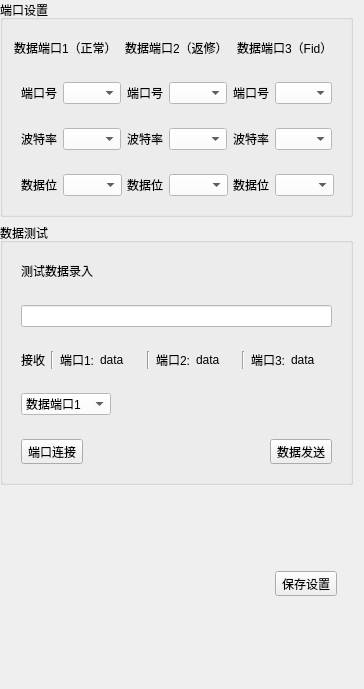
           <widget class="QWidget" name="tab">
            <attribute name="title">
             <string>数据端口设置</string>
            </attribute>
            <widget class="QWidget" name="layoutWidget">
             <property name="geometry">
              <rect>
               <x>0</x>
               <y>0</y>
               <width>355</width>
               <height>680</height>
              </rect>
             </property>
             <layout class="QVBoxLayout" name="verticalLayout_7">
              <property name="sizeConstraint">
               <enum>QLayout::SetNoConstraint</enum>
              </property>
              <item>
               <widget class="QGroupBox" name="groupBox_2">
                <property name="maximumSize">
                 <size>
                  <width>353</width>
                  <height>16777215</height>
                 </size>
                </property>
                <property name="title">
                 <string>端口设置</string>
                </property>
                <layout class="QVBoxLayout" name="verticalLayout_8">
                 <item>
                  <widget class="QWidget" name="widget_15" native="true">
                   <layout class="QHBoxLayout" name="horizontalLayout_10">
                    <property name="leftMargin">
                     <number>0</number>
                    </property>
                    <property name="rightMargin">
                     <number>0</number>
                    </property>
                    <item>
                     <spacer name="horizontalSpacer_7">
                      <property name="orientation">
                       <enum>Qt::Horizontal</enum>
                      </property>
                      <property name="sizeType">
                       <enum>QSizePolicy::Preferred</enum>
                      </property>
                      <property name="sizeHint" stdset="0">
                       <size>
                        <width>2</width>
                        <height>20</height>
                       </size>
                      </property>
                     </spacer>
                    </item>
                    <item>
                     <widget class="QLabel" name="label_10">
                      <property name="text">
                       <string>数据端口1（正常）</string>
                      </property>
                     </widget>
                    </item>
                    <item>
                     <spacer name="horizontalSpacer_5">
                      <property name="orientation">
                       <enum>Qt::Horizontal</enum>
                      </property>
                      <property name="sizeType">
                       <enum>QSizePolicy::Preferred</enum>
                      </property>
                      <property name="sizeHint" stdset="0">
                       <size>
                        <width>2</width>
                        <height>20</height>
                       </size>
                      </property>
                     </spacer>
                    </item>
                    <item>
                     <widget class="QLabel" name="label_11">
                      <property name="text">
                       <string>数据端口2（返修）</string>
                      </property>
                     </widget>
                    </item>
                    <item>
                     <spacer name="horizontalSpacer_6">
                      <property name="orientation">
                       <enum>Qt::Horizontal</enum>
                      </property>
                      <property name="sizeType">
                       <enum>QSizePolicy::Preferred</enum>
                      </property>
                      <property name="sizeHint" stdset="0">
                       <size>
                        <width>3</width>
                        <height>20</height>
                       </size>
                      </property>
                     </spacer>
                    </item>
                    <item>
                     <widget class="QLabel" name="label_20">
                      <property name="text">
                       <string>数据端口3（Fid）</string>
                      </property>
                     </widget>
                    </item>
                    <item>
                     <spacer name="horizontalSpacer_11">
                      <property name="orientation">
                       <enum>Qt::Horizontal</enum>
                      </property>
                      <property name="sizeType">
                       <enum>QSizePolicy::Preferred</enum>
                      </property>
                      <property name="sizeHint" stdset="0">
                       <size>
                        <width>2</width>
                        <height>20</height>
                       </size>
                      </property>
                     </spacer>
                    </item>
                   </layout>
                  </widget>
                 </item>
                 <item>
                  <widget class="QWidget" name="widget_14" native="true">
                   <layout class="QHBoxLayout" name="horizontalLayout_11">
                    <item>
                     <widget class="QLabel" name="label_12">
                      <property name="sizePolicy">
                       <sizepolicy hsizetype="Fixed" vsizetype="Fixed">
                        <horstretch>0</horstretch>
                        <verstretch>0</verstretch>
                       </sizepolicy>
                      </property>
                      <property name="text">
                       <string>端口号</string>
                      </property>
                     </widget>
                    </item>
                    <item>
                     <widget class="QComboBox" name="comboBox_serial_port_1">
                      <property name="sizePolicy">
                       <sizepolicy hsizetype="Fixed" vsizetype="Fixed">
                        <horstretch>0</horstretch>
                        <verstretch>0</verstretch>
                       </sizepolicy>
                      </property>
                      <property name="styleSheet">
                       <string notr="true">background-color: rgb(255, 255, 255);</string>
                      </property>
                     </widget>
                    </item>
                    <item>
                     <widget class="QLabel" name="label_13">
                      <property name="sizePolicy">
                       <sizepolicy hsizetype="Fixed" vsizetype="Fixed">
                        <horstretch>0</horstretch>
                        <verstretch>0</verstretch>
                       </sizepolicy>
                      </property>
                      <property name="text">
                       <string>端口号</string>
                      </property>
                     </widget>
                    </item>
                    <item>
                     <widget class="QComboBox" name="comboBox_serial_port_2">
                      <property name="sizePolicy">
                       <sizepolicy hsizetype="Fixed" vsizetype="Fixed">
                        <horstretch>0</horstretch>
                        <verstretch>0</verstretch>
                       </sizepolicy>
                      </property>
                      <property name="styleSheet">
                       <string notr="true">background-color: rgb(255, 255, 255);</string>
                      </property>
                     </widget>
                    </item>
                    <item>
                     <widget class="QLabel" name="label_21">
                      <property name="sizePolicy">
                       <sizepolicy hsizetype="Fixed" vsizetype="Fixed">
                        <horstretch>0</horstretch>
                        <verstretch>0</verstretch>
                       </sizepolicy>
                      </property>
                      <property name="text">
                       <string>端口号</string>
                      </property>
                     </widget>
                    </item>
                    <item>
                     <widget class="QComboBox" name="comboBox_serial_port_3">
                      <property name="sizePolicy">
                       <sizepolicy hsizetype="Fixed" vsizetype="Fixed">
                        <horstretch>0</horstretch>
                        <verstretch>0</verstretch>
                       </sizepolicy>
                      </property>
                      <property name="styleSheet">
                       <string notr="true">background-color: rgb(255, 255, 255);</string>
                      </property>
                     </widget>
                    </item>
                   </layout>
                  </widget>
                 </item>
                 <item>
                  <widget class="QWidget" name="widget_16" native="true">
                   <layout class="QHBoxLayout" name="horizontalLayout_12">
                    <item>
                     <widget class="QLabel" name="label_14">
                      <property name="sizePolicy">
                       <sizepolicy hsizetype="Fixed" vsizetype="Fixed">
                        <horstretch>0</horstretch>
                        <verstretch>0</verstretch>
                       </sizepolicy>
                      </property>
                      <property name="text">
                       <string>波特率</string>
                      </property>
                     </widget>
                    </item>
                    <item>
                     <widget class="QComboBox" name="comboBox_baud_rate_1">
                      <property name="sizePolicy">
                       <sizepolicy hsizetype="Fixed" vsizetype="Fixed">
                        <horstretch>0</horstretch>
                        <verstretch>0</verstretch>
                       </sizepolicy>
                      </property>
                      <property name="styleSheet">
                       <string notr="true">background-color: rgb(255, 255, 255);</string>
                      </property>
                     </widget>
                    </item>
                    <item>
                     <widget class="QLabel" name="label_15">
                      <property name="sizePolicy">
                       <sizepolicy hsizetype="Fixed" vsizetype="Fixed">
                        <horstretch>0</horstretch>
                        <verstretch>0</verstretch>
                       </sizepolicy>
                      </property>
                      <property name="text">
                       <string>波特率</string>
                      </property>
                     </widget>
                    </item>
                    <item>
                     <widget class="QComboBox" name="comboBox_baud_rate_2">
                      <property name="sizePolicy">
                       <sizepolicy hsizetype="Fixed" vsizetype="Fixed">
                        <horstretch>0</horstretch>
                        <verstretch>0</verstretch>
                       </sizepolicy>
                      </property>
                      <property name="styleSheet">
                       <string notr="true">background-color: rgb(255, 255, 255);</string>
                      </property>
                     </widget>
                    </item>
                    <item>
                     <widget class="QLabel" name="label_22">
                      <property name="sizePolicy">
                       <sizepolicy hsizetype="Fixed" vsizetype="Fixed">
                        <horstretch>0</horstretch>
                        <verstretch>0</verstretch>
                       </sizepolicy>
                      </property>
                      <property name="text">
                       <string>波特率</string>
                      </property>
                     </widget>
                    </item>
                    <item>
                     <widget class="QComboBox" name="comboBox_baud_rate_3">
                      <property name="sizePolicy">
                       <sizepolicy hsizetype="Fixed" vsizetype="Fixed">
                        <horstretch>0</horstretch>
                        <verstretch>0</verstretch>
                       </sizepolicy>
                      </property>
                      <property name="styleSheet">
                       <string notr="true">background-color: rgb(255, 255, 255);</string>
                      </property>
                     </widget>
                    </item>
                   </layout>
                  </widget>
                 </item>
                 <item>
                  <widget class="QWidget" name="widget_17" native="true">
                   <property name="sizePolicy">
                    <sizepolicy hsizetype="Fixed" vsizetype="Preferred">
                     <horstretch>0</horstretch>
                     <verstretch>0</verstretch>
                    </sizepolicy>
                   </property>
                   <layout class="QHBoxLayout" name="horizontalLayout_13">
                    <item>
                     <widget class="QLabel" name="label_16">
                      <property name="sizePolicy">
                       <sizepolicy hsizetype="Fixed" vsizetype="Fixed">
                        <horstretch>0</horstretch>
                        <verstretch>0</verstretch>
                       </sizepolicy>
                      </property>
                      <property name="text">
                       <string>数据位</string>
                      </property>
                     </widget>
                    </item>
                    <item>
                     <widget class="QComboBox" name="comboBox_character_bits_1">
                      <property name="sizePolicy">
                       <sizepolicy hsizetype="Fixed" vsizetype="Fixed">
                        <horstretch>0</horstretch>
                        <verstretch>0</verstretch>
                       </sizepolicy>
                      </property>
                      <property name="minimumSize">
                       <size>
                        <width>59</width>
                        <height>0</height>
                       </size>
                      </property>
                      <property name="styleSheet">
                       <string notr="true">background-color: rgb(255, 255, 255);</string>
                      </property>
                     </widget>
                    </item>
                    <item>
                     <widget class="QLabel" name="label_17">
                      <property name="sizePolicy">
                       <sizepolicy hsizetype="Fixed" vsizetype="Fixed">
                        <horstretch>0</horstretch>
                        <verstretch>0</verstretch>
                       </sizepolicy>
                      </property>
                      <property name="text">
                       <string>数据位</string>
                      </property>
                     </widget>
                    </item>
                    <item>
                     <widget class="QComboBox" name="comboBox_character_bits_2">
                      <property name="sizePolicy">
                       <sizepolicy hsizetype="Fixed" vsizetype="Fixed">
                        <horstretch>0</horstretch>
                        <verstretch>0</verstretch>
                       </sizepolicy>
                      </property>
                      <property name="minimumSize">
                       <size>
                        <width>59</width>
                        <height>0</height>
                       </size>
                      </property>
                      <property name="styleSheet">
                       <string notr="true">background-color: rgb(255, 255, 255);</string>
                      </property>
                     </widget>
                    </item>
                    <item>
                     <widget class="QLabel" name="label_23">
                      <property name="sizePolicy">
                       <sizepolicy hsizetype="Fixed" vsizetype="Fixed">
                        <horstretch>0</horstretch>
                        <verstretch>0</verstretch>
                       </sizepolicy>
                      </property>
                      <property name="text">
                       <string>数据位</string>
                      </property>
                     </widget>
                    </item>
                    <item>
                     <widget class="QComboBox" name="comboBox_character_bits_3">
                      <property name="sizePolicy">
                       <sizepolicy hsizetype="Fixed" vsizetype="Fixed">
                        <horstretch>0</horstretch>
                        <verstretch>0</verstretch>
                       </sizepolicy>
                      </property>
                      <property name="minimumSize">
                       <size>
                        <width>59</width>
                        <height>0</height>
                       </size>
                      </property>
                      <property name="styleSheet">
                       <string notr="true">background-color: rgb(255, 255, 255);</string>
                      </property>
                     </widget>
                    </item>
                   </layout>
                  </widget>
                 </item>
                </layout>
               </widget>
              </item>
              <item>
               <widget class="QGroupBox" name="groupBox">
                <property name="maximumSize">
                 <size>
                  <width>353</width>
                  <height>16777215</height>
                 </size>
                </property>
                <property name="title">
                 <string>数据测试</string>
                </property>
                <layout class="QVBoxLayout" name="verticalLayout_9">
                 <item>
                  <widget class="QWidget" name="widget_22" native="true">
                   <layout class="QHBoxLayout" name="horizontalLayout_14">
                    <item>
                     <widget class="QLabel" name="label_18">
                      <property name="text">
                       <string>测试数据录入</string>
                      </property>
                     </widget>
                    </item>
                    <item>
                     <spacer name="horizontalSpacer_4">
                      <property name="orientation">
                       <enum>Qt::Horizontal</enum>
                      </property>
                      <property name="sizeHint" stdset="0">
                       <size>
                        <width>178</width>
                        <height>20</height>
                       </size>
                      </property>
                     </spacer>
                    </item>
                   </layout>
                  </widget>
                 </item>
                 <item>
                  <widget class="QWidget" name="widget_18" native="true">
                   <layout class="QHBoxLayout" name="horizontalLayout_15">
                    <item>
                     <widget class="QLineEdit" name="lineEdit_message">
                      <property name="styleSheet">
                       <string notr="true">background-color: rgb(255, 255, 255);</string>
                      </property>
                      <property name="text">
                       <string/>
                      </property>
                     </widget>
                    </item>
                   </layout>
                  </widget>
                 </item>
                 <item>
                  <widget class="QWidget" name="widget_20" native="true">
                   <layout class="QHBoxLayout" name="horizontalLayout_16">
                    <item>
                     <widget class="QLabel" name="label_19">
                      <property name="text">
                       <string>接收</string>
                      </property>
                     </widget>
                    </item>
                    <item>
                     <widget class="Line" name="line">
                      <property name="orientation">
                       <enum>Qt::Vertical</enum>
                      </property>
                     </widget>
                    </item>
                    <item>
                     <widget class="QLabel" name="label_26">
                      <property name="text">
                       <string>端口1:</string>
                      </property>
                     </widget>
                    </item>
                    <item>
                     <widget class="QLabel" name="label_recv_com1">
                      <property name="sizePolicy">
                       <sizepolicy hsizetype="Expanding" vsizetype="Preferred">
                        <horstretch>0</horstretch>
                        <verstretch>0</verstretch>
                       </sizepolicy>
                      </property>
                      <property name="text">
                       <string>data</string>
                      </property>
                     </widget>
                    </item>
                    <item>
                     <widget class="Line" name="line_2">
                      <property name="orientation">
                       <enum>Qt::Vertical</enum>
                      </property>
                     </widget>
                    </item>
                    <item>
                     <widget class="QLabel" name="label_27">
                      <property name="text">
                       <string>端口2:</string>
                      </property>
                     </widget>
                    </item>
                    <item>
                     <widget class="QLabel" name="label_recv_com2">
                      <property name="sizePolicy">
                       <sizepolicy hsizetype="Expanding" vsizetype="Preferred">
                        <horstretch>0</horstretch>
                        <verstretch>0</verstretch>
                       </sizepolicy>
                      </property>
                      <property name="text">
                       <string>data</string>
                      </property>
                     </widget>
                    </item>
                    <item>
                     <widget class="Line" name="line_3">
                      <property name="orientation">
                       <enum>Qt::Vertical</enum>
                      </property>
                     </widget>
                    </item>
                    <item>
                     <widget class="QLabel" name="label_28">
                      <property name="text">
                       <string>端口3:</string>
                      </property>
                     </widget>
                    </item>
                    <item>
                     <widget class="QLabel" name="label_recv_com3">
                      <property name="sizePolicy">
                       <sizepolicy hsizetype="Expanding" vsizetype="Preferred">
                        <horstretch>0</horstretch>
                        <verstretch>0</verstretch>
                       </sizepolicy>
                      </property>
                      <property name="text">
                       <string>data</string>
                      </property>
                     </widget>
                    </item>
                   </layout>
                  </widget>
                 </item>
                 <item>
                  <widget class="QWidget" name="widget_19" native="true">
                   <layout class="QHBoxLayout" name="horizontalLayout_17">
                    <item>
                     <widget class="QComboBox" name="comboBox_serial_selection">
                      <property name="minimumSize">
                       <size>
                        <width>90</width>
                        <height>0</height>
                       </size>
                      </property>
                      <property name="styleSheet">
                       <string notr="true">background-color: rgb(255, 255, 255);</string>
                      </property>
                      <item>
                       <property name="text">
                        <string>数据端口1</string>
                       </property>
                      </item>
                      <item>
                       <property name="text">
                        <string>数据端口2</string>
                       </property>
                      </item>
                      <item>
                       <property name="text">
                        <string>数据端口3</string>
                       </property>
                      </item>
                     </widget>
                    </item>
                    <item>
                     <spacer name="horizontalSpacer_9">
                      <property name="orientation">
                       <enum>Qt::Horizontal</enum>
                      </property>
                      <property name="sizeHint" stdset="0">
                       <size>
                        <width>181</width>
                        <height>20</height>
                       </size>
                      </property>
                     </spacer>
                    </item>
                   </layout>
                  </widget>
                 </item>
                 <item>
                  <widget class="QWidget" name="widget_21" native="true">
                   <layout class="QHBoxLayout" name="horizontalLayout_18">
                    <item>
                     <widget class="QToolButton" name="connect_btn">
                      <property name="text">
                       <string>端口连接</string>
                      </property>
                     </widget>
                    </item>
                    <item>
                     <spacer name="horizontalSpacer_10">
                      <property name="orientation">
                       <enum>Qt::Horizontal</enum>
                      </property>
                      <property name="sizeHint" stdset="0">
                       <size>
                        <width>110</width>
                        <height>20</height>
                       </size>
                      </property>
                     </spacer>
                    </item>
                    <item>
                     <widget class="QToolButton" name="senddata_btn">
                      <property name="text">
                       <string>数据发送</string>
                      </property>
                     </widget>
                    </item>
                   </layout>
                  </widget>
                 </item>
                </layout>
               </widget>
              </item>
              <item>
               <widget class="QWidget" name="widget_6" native="true">
                <layout class="QVBoxLayout" name="verticalLayout_10">
                 <item>
                  <spacer name="verticalSpacer_2">
                   <property name="orientation">
                    <enum>Qt::Vertical</enum>
                   </property>
                   <property name="sizeHint" stdset="0">
                    <size>
                     <width>20</width>
                     <height>80</height>
                    </size>
                   </property>
                  </spacer>
                 </item>
                 <item>
                  <widget class="QWidget" name="widget_24" native="true">
                   <layout class="QHBoxLayout" name="horizontalLayout_20">
                    <item>
                     <spacer name="horizontalSpacer_12">
                      <property name="orientation">
                       <enum>Qt::Horizontal</enum>
                      </property>
                      <property name="sizeHint" stdset="0">
                       <size>
                        <width>241</width>
                        <height>20</height>
                       </size>
                      </property>
                     </spacer>
                    </item>
                    <item>
                     <widget class="QToolButton" name="toolButton_save_serial_config">
                      <property name="text">
                       <string>保存设置</string>
                      </property>
                     </widget>
                    </item>
                   </layout>
                  </widget>
                 </item>
                 <item>
                  <widget class="QWidget" name="widget_23" native="true">
                   <layout class="QHBoxLayout" name="horizontalLayout_19">
                    <item>
                     <spacer name="verticalSpacer">
                      <property name="orientation">
                       <enum>Qt::Vertical</enum>
                      </property>
                      <property name="sizeType">
                       <enum>QSizePolicy::Preferred</enum>
                      </property>
                      <property name="sizeHint" stdset="0">
                       <size>
                        <width>20</width>
                        <height>60</height>
                       </size>
                      </property>
                     </spacer>
                    </item>
                   </layout>
                  </widget>
                 </item>
                </layout>
               </widget>
              </item>
             </layout>
            </widget>
           </widget>
